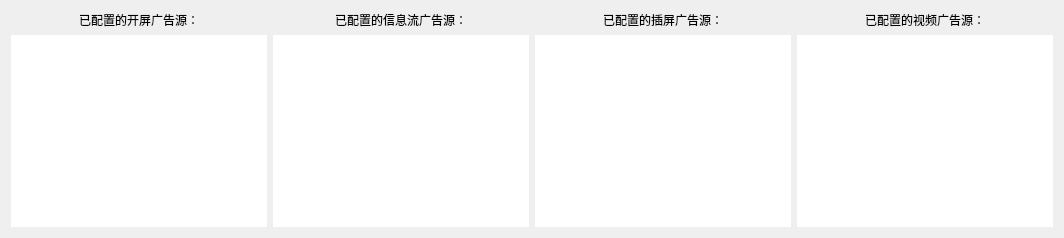
             <widget class="QWidget" name="tab_12">
              <attribute name="title">
               <string>广告源</string>
              </attribute>
              <layout class="QHBoxLayout" name="horizontalLayout_7">
               <item>
                <layout class="QVBoxLayout" name="verticalLayout_18">
                 <item>
                  <widget class="QLabel" name="label_15">
                   <property name="styleSheet">
                    <string notr="true">font: 14pt &quot;幼圆&quot;;</string>
                   </property>
                   <property name="text">
                    <string>已配置的开屏广告源：</string>
                   </property>
                   <property name="alignment">
                    <set>Qt::AlignCenter</set>
                   </property>
                  </widget>
                 </item>
                 <item>
                  <widget class="QTextBrowser" name="SplashSourceText">
                   <property name="styleSheet">
                    <string notr="true">border-radius: 20px;
font: 10pt &quot;微软雅黑&quot;;
color: rgb(170, 255, 127);</string>
                   </property>
                  </widget>
                 </item>
                </layout>
               </item>
               <item>
                <layout class="QVBoxLayout" name="verticalLayout_19">
                 <item>
                  <widget class="QLabel" name="label_16">
                   <property name="styleSheet">
                    <string notr="true">font: 14pt &quot;幼圆&quot;;</string>
                   </property>
                   <property name="text">
                    <string>已配置的信息流广告源：</string>
                   </property>
                   <property name="alignment">
                    <set>Qt::AlignCenter</set>
                   </property>
                  </widget>
                 </item>
                 <item>
                  <widget class="QTextBrowser" name="MsgSourceText">
                   <property name="styleSheet">
                    <string notr="true">border-radius: 20px;
font: 10pt &quot;微软雅黑&quot;;
color: rgb(170, 255, 127);</string>
                   </property>
                  </widget>
                 </item>
                </layout>
               </item>
               <item>
                <layout class="QVBoxLayout" name="verticalLayout_20">
                 <item>
                  <widget class="QLabel" name="label_17">
                   <property name="styleSheet">
                    <string notr="true">font: 14pt &quot;幼圆&quot;;</string>
                   </property>
                   <property name="text">
                    <string>已配置的插屏广告源：</string>
                   </property>
                   <property name="alignment">
                    <set>Qt::AlignCenter</set>
                   </property>
                  </widget>
                 </item>
                 <item>
                  <widget class="QTextBrowser" name="PlaqueSourceText">
                   <property name="styleSheet">
                    <string notr="true">border-radius: 20px;
font: 10pt &quot;微软雅黑&quot;;
color: rgb(170, 255, 127);</string>
                   </property>
                  </widget>
                 </item>
                </layout>
               </item>
               <item>
                <layout class="QVBoxLayout" name="verticalLayout_17">
                 <item>
                  <widget class="QLabel" name="label_14">
                   <property name="styleSheet">
                    <string notr="true">font: 14pt &quot;幼圆&quot;;</string>
                   </property>
                   <property name="text">
                    <string>已配置的视频广告源：</string>
                   </property>
                   <property name="alignment">
                    <set>Qt::AlignCenter</set>
                   </property>
                  </widget>
                 </item>
                 <item>
                  <widget class="QTextBrowser" name="VideoSourceText">
                   <property name="styleSheet">
                    <string notr="true">border-radius: 20px;
font: 10pt &quot;微软雅黑&quot;;
color: rgb(170, 255, 127);</string>
                   </property>
                  </widget>
                 </item>
                </layout>
               </item>
              </layout>
             </widget>
